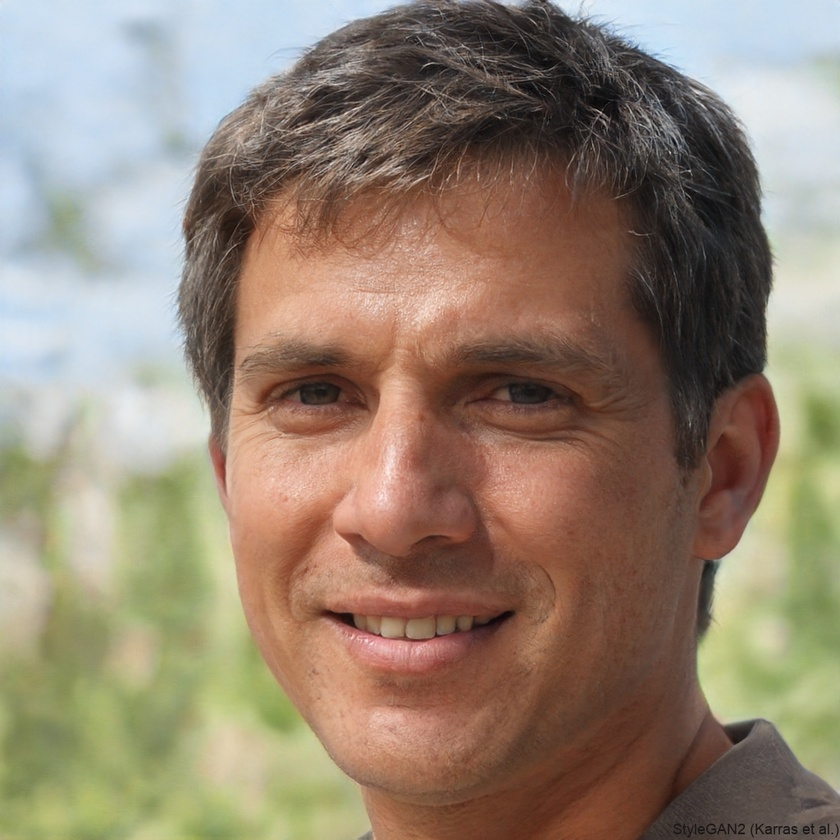
#> input picture face-modifications/images/m2/base/base.jpg, 840 x 840 px, shrunk from 1024 x 1024 before the run, found by its file name; its folder holds only this picture in this run; the run also reads 1 picture not shown here
$ jupyter execute --allow-errors landmark_detection.ipynb   (shell and % lines are left out)
#> lines starting #> are read from the running program, lines starting #| are printed output that depends on the picture
[cell 1]
from google.colab import drive
drive.mount('/content/drive')

setup loading models

[cell 2]
import cv2
import bz2
import urllib.request
import matplotlib.pyplot as plt

# Function to download the Dlib shape predictor model
def download_shape_predictor():
    url = "http://dlib.net/files/shape_predictor_68_face_landmarks.dat.bz2"
    urllib.request.urlretrieve(url, "shape_predictor_68_face_landmarks.dat.bz2")
#> (this line was passed over: the network is not available in this run)
    with bz2.BZ2File("shape_predictor_68_face_landmarks.dat.bz2") as f:
        with open("shape_predictor_68_face_landmarks.dat", "wb") as out:
            out.write(f.read())

# Download Dlib shape predictor model
#> (the rest of this cell did not finish here and is left out)

[cell 3]
def save_cropped_image(cropped_image, save_path):
    if cropped_image is None:
        raise ValueError("Cropped image is None.")

    # Convert the image from BGR to RGB (since cv2.imread reads images in BGR format)
    cropped_image_rgb = cv2.cvtColor(cropped_image, cv2.COLOR_BGR2RGB)

    # Save the image using matplotlib
    os.makedirs(os.path.dirname(save_path), exist_ok=True)

    plt.imsave(save_path, cropped_image_rgb)

[cell 4]
# [4 lines left out: function split_path_extension, not called in this run]

# name, ext = split_path_extension(image_path)

# Eyes

[cell 5]
# Load Haar Cascade classifiers
face_cascade = cv2.CascadeClassifier('haarcascade_frontalface_default.xml')
eye_cascade = cv2.CascadeClassifier('haarcascade_eye.xml')

# Verify that the Haar Cascades have been loaded correctly
if face_cascade.empty():
    raise IOError('Unable to load the face cascade classifier xml file.')
if eye_cascade.empty():
    raise IOError('Unable to load the eye cascade classifier xml file.')


# Function to get the eye boxes
def get_eye_boxes(image_path, face_cascade, eye_cascade):
    image = cv2.imread(image_path)
#> image is the input picture: shape (840, 840, 3); mean B, G, R 113.2, 131, 147.4
    if image is None:
        raise ValueError("Image not found or path is incorrect.")

    gray = cv2.cvtColor(image, cv2.COLOR_BGR2GRAY)
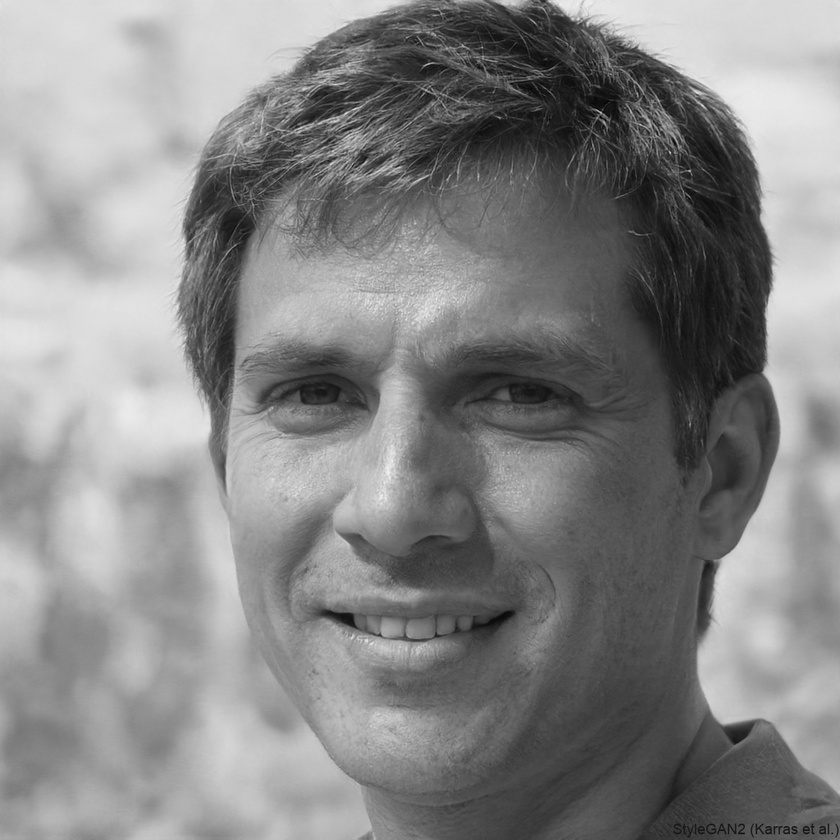
#> gray: shape (840, 840); min 1, max 240, mean 133.9

    # Detect faces
    faces = face_cascade.detectMultiScale(gray, 1.01, 4)
#> faces = [[132, 179, 557, 557]]
    eye_boxes = []
    for (x, y, w, h) in faces:
        roi_gray = gray[y:y+h, x:x+w]

        # Detect eyes within the face region
        eyes = eye_cascade.detectMultiScale(roi_gray, 1.01, 4)

        # Filter eyes to find the best pair
        if len(eyes) >= 2:
            eyes = sorted(eyes, key=lambda ex_ey_ew_eh: ex_ey_ew_eh[2] * ex_ey_ew_eh[3], reverse=True)  # Sort by size
            best_eyes = eyes[:2]  # Take the two largest detections
            best_eyes = sorted(best_eyes, key=lambda ex_ey_ew_eh: ex_ey_ew_eh[0])  # Sort by x position to ensure left-right order
            for (ex, ey, ew, eh) in best_eyes:
                eye_boxes.append((x + ex, y + ey, ew, eh))
        return eye_boxes
#> this loop made 1 pass
#> (x, y, w, h, best_eyes) on pass 1: (132, 179, 557, 557, [[100, 130, 167, 167], [314, 140, 150, 150]])
#> pass 1, in get_eye_boxes, `roi_gray = gray[y:y+h, x:x+w]`:
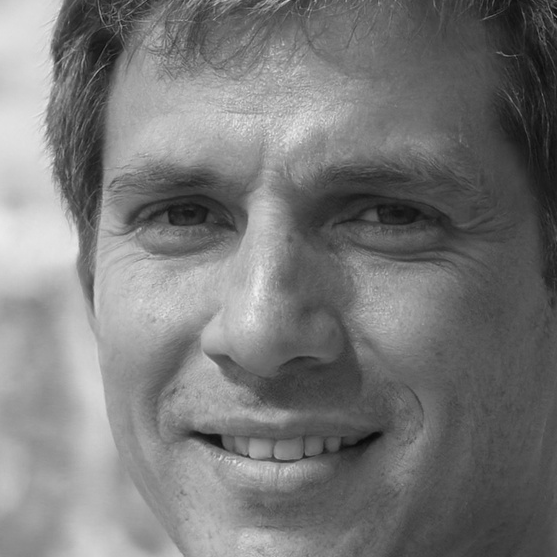
#> roi_gray: shape (557, 557); min 9, max 239, mean 120.3
#> after the loop, eye_boxes = [(232, 309, 167, 167), (446, 319, 150, 150)]

# Function to crop and return the eyes
def detect_and_crop_eyes(image_path, eye_boxes):
    image = cv2.imread(image_path)
    if image is None:
        raise ValueError("Image not found or path is incorrect.")

    eye_images = []
    for (x, y, w, h) in eye_boxes:
        eye_image = image[y:y+h, x:x+w]
        eye_images.append(eye_image)
#> this loop made 2 passes
#> pass 1, in detect_and_crop_eyes, `eye_image = image[y:y+h, x:x+w]`:
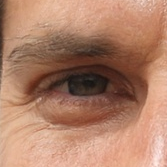
#> eye_image: shape (167, 167, 3); mean B, G, R 104.8, 128.1, 175.1
#> pass 2, in detect_and_crop_eyes, `eye_image = image[y:y+h, x:x+w]`:
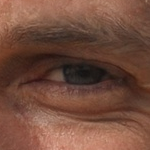
#> eye_image: shape (150, 150, 3); mean B, G, R 61.5, 76.9, 115.8
#> after the loop, eye_images = 2 items

    return eye_images

[cell 6]
import os

base_path = '/content/drive/MyDrive/faces/'

for typ in ["m2"]:
    path = base_path + typ +'/'   #  '/content/drive/MyDrive/faces/f1/'
    image_path = path + 'base/base.jpg'  #  '/content/drive/MyDrive/faces/f1/base/base.jpg'
    fake_path = path + 'eyes/eyes.jpg'

    eye_boxes = get_eye_boxes(image_path, face_cascade, eye_cascade)

    real_images = detect_and_crop_eyes(image_path, eye_boxes)
#> real_images = 2 items
    fake_images = detect_and_crop_eyes(fake_path, eye_boxes)
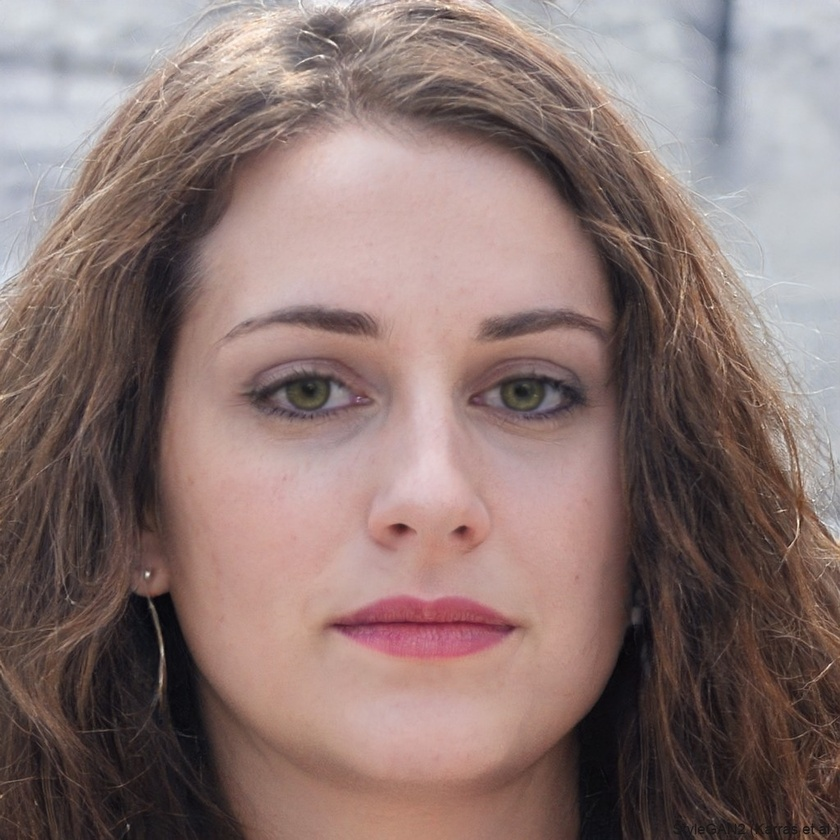
#> input picture face-modifications/images/f1/eyes/eyes.jpg, 840 x 840 px, shrunk from 1024 x 1024 before the run, found by its file name
#> in detect_and_crop_eyes, image is the input picture: shape (840, 840, 3); mean B, G, R 114, 117.5, 139
#> the loop in detect_and_crop_eyes (call 2), `for (x, y, w, h) in eye_boxes:` made 2 passes
#> pass 1, in detect_and_crop_eyes (call 2), `eye_image = image[y:y+h, x:x+w]`:
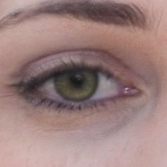
#> eye_image: shape (167, 167, 3); mean B, G, R 124.6, 127, 155.1
#> pass 2, in detect_and_crop_eyes (call 2), `eye_image = image[y:y+h, x:x+w]`:
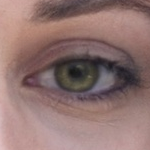
#> eye_image: shape (150, 150, 3); mean B, G, R 112.1, 115.2, 143.9
#> fake_images = 2 items

    for i, eye_image in enumerate(real_images):
        save_cropped_image(eye_image,f'{path}base/eyebox_{i}.jpg')

    for i, eye_image in enumerate(fake_images):
        save_cropped_image(eye_image,f'{path}eyes/eyebox_{i}.jpg')

# Mouth

[cell 7]
def get_mouth_bounding_box(image_path):
#> called with image_path = '/content/base.jpg'
    image = cv2.imread(image_path)
    if image is None:
        raise ValueError("Image not found or path is incorrect.")

    gray = cv2.cvtColor(image, cv2.COLOR_BGR2GRAY)
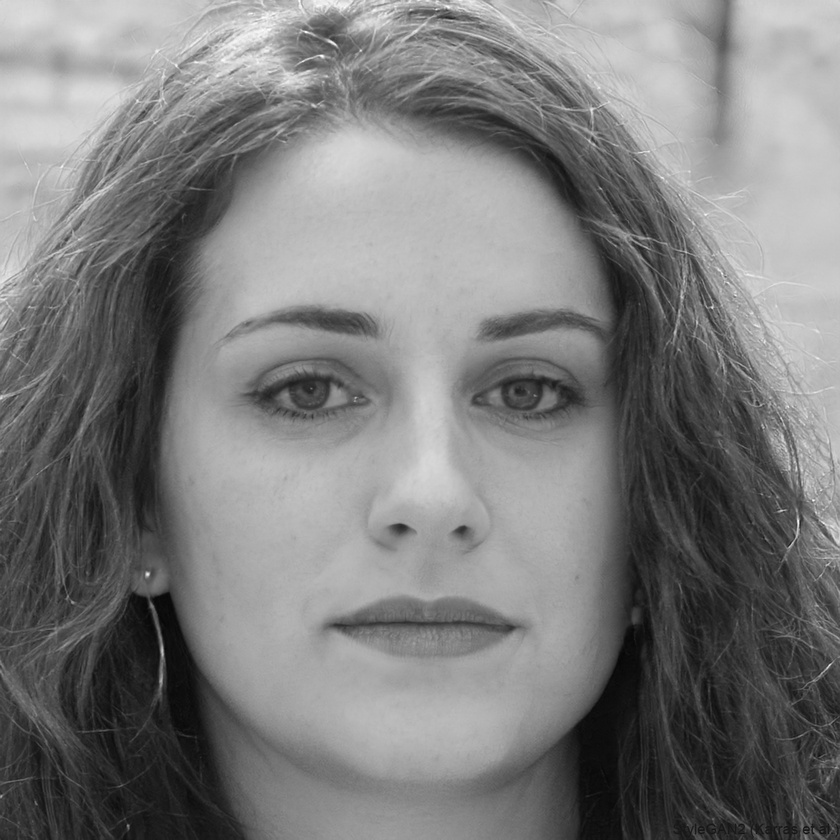
#> gray: shape (840, 840); min 6, max 253, mean 123.5

    # Detect faces
    faces = detector(gray)
    for face in faces:
        x, y, w, h = (face.left(), face.top(), face.width(), face.height())

        # Get the landmarks
        shape = predictor(gray, face)
        landmarks = np.zeros((68, 2), dtype=int)
        for i in range(68):
            landmarks[i] = (shape.part(i).x, shape.part(i).y)

        # Get the mouth landmarks
        mouth_landmarks = landmarks[48:68]
        x_min = np.min(mouth_landmarks[:, 0])
        x_max = np.max(mouth_landmarks[:, 0])
        y_min = np.min(mouth_landmarks[:, 1])
        y_max = np.max(mouth_landmarks[:, 1])

        # Return bounding box coordinates
        return (x_min, y_min, x_max, y_max)

    # If no faces are detected, return None
    return None


# [13 lines left out: function crop_mouth_region, not called in this run]
